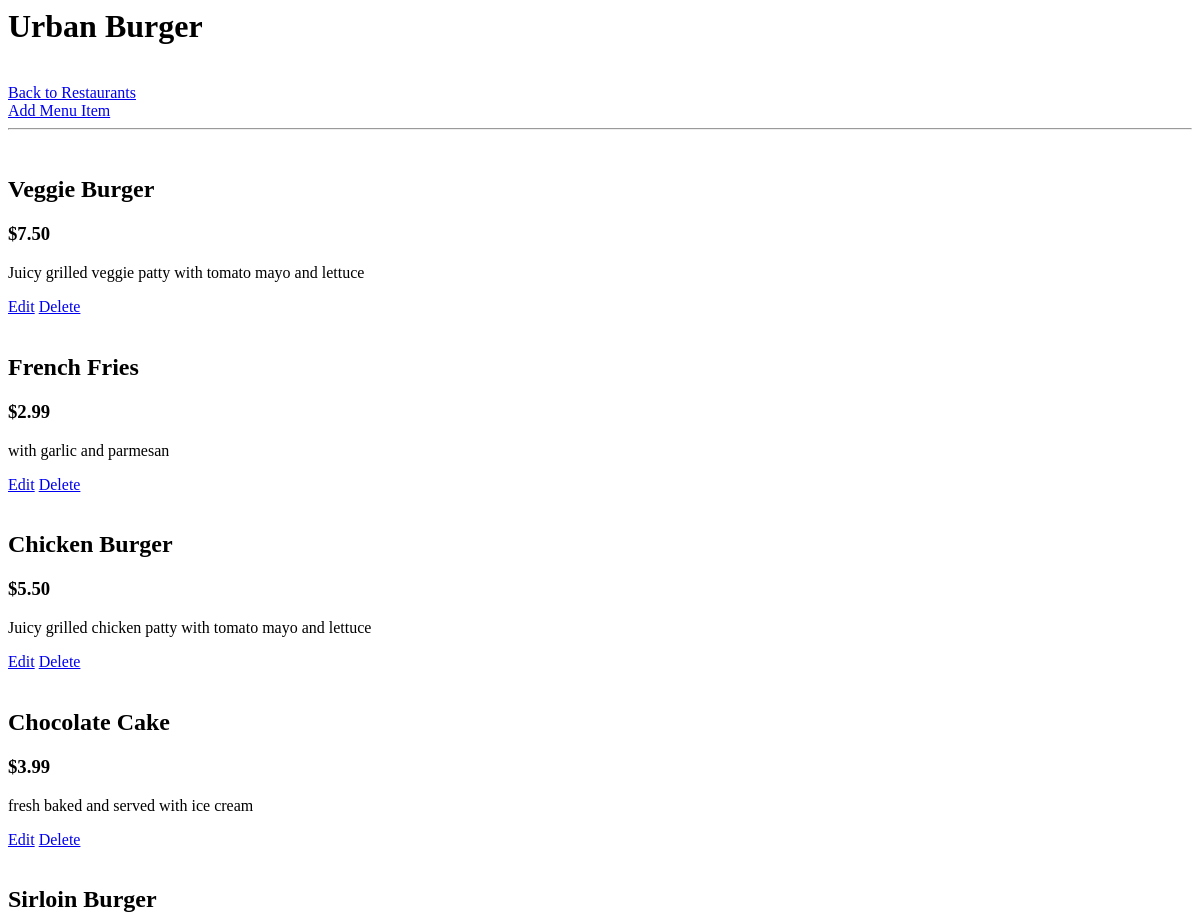
/restaurant/1/menu (upper part), run on an earlier commit of the app's database.
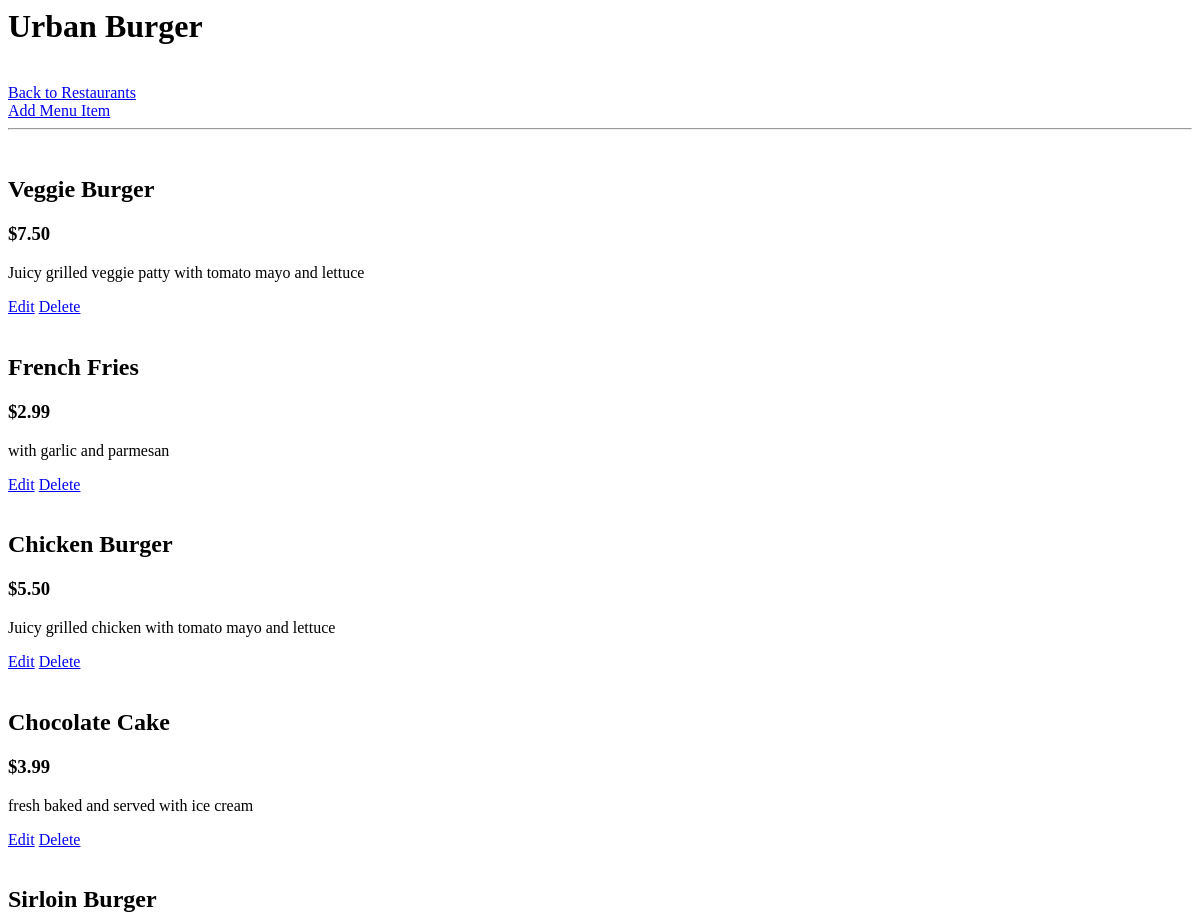
And on a later commit of the database.
### database_setup.py (models this page shows, shortened)
class Restaurant(Base):
    __tablename__ = 'restaurant'
    id = Column(Integer, primary_key=True)
    name = Column(String(250), nullable=False)

class MenuItem(Base):
    __tablename__ = 'menu_item'
    name = Column(String(80), nullable=False)
    id = Column(Integer, primary_key=True)
    description = Column(String(250))
    price = Column(String(8))
    course = Column(String(250))
    restaurant_id = Column(Integer, ForeignKey('restaurant.id'))
    restaurant = relationship(Restaurant)

### restaurants_server.py (the view)
@app.route('/restaurant/<int:restaurant_id>')
@app.route('/restaurant/<int:restaurant_id>/menu')
def showMenu(restaurant_id):
    restaurant = getRestaurant(restaurant_id)
    menu = getMenu(restaurant_id)
    return render_template("menu.html", restaurant=restaurant, menu=menu)

### restaurants_server.py (called while the page is built)
def getRestaurant(id):
    return session.query(Restaurant).filter(Restaurant.id == id).first()

def getMenu(id):
    return session.query(MenuItem).filter(MenuItem.restaurant_id == id).all()

### templates/menu.html (shortened to what this page needs)
<html>
  <body>
    <h1>{{restaurant.name}}</h1>
    <br>
    <a href='/restaurant'>Back to Restaurants</a>
    <br>
    <a href='/restaurant/{{restaurant.id}}/menu/new'>Add Menu Item</a>
    <br>
    <hr>
    <br>
    {% for menu_item in menu %}
        <h2>{{menu_item.name}}</h2>
        <h3>{{menu_item.price}}</h3>
        <p>{{menu_item.description}}</p>
        <a href="/restaurant/{{menu_item.restaurant_id}}/menu/{{menu_item.id}}/edit">Edit</a>
        <a href="/restaurant/{{menu_item.restaurant_id}}/menu/{{menu_item.id}}/delete">Delete</a>
        <br>
        <br>
    {% endfor %}
  </body>
</html>

What changed in the data, as far as the page shows it:
changed MenuItem "Chicken Burger": description "Juicy grilled chicken patty with tomato mayo and lettuce" → "Juicy grilled chicken with tomato mayo and lettuce"
